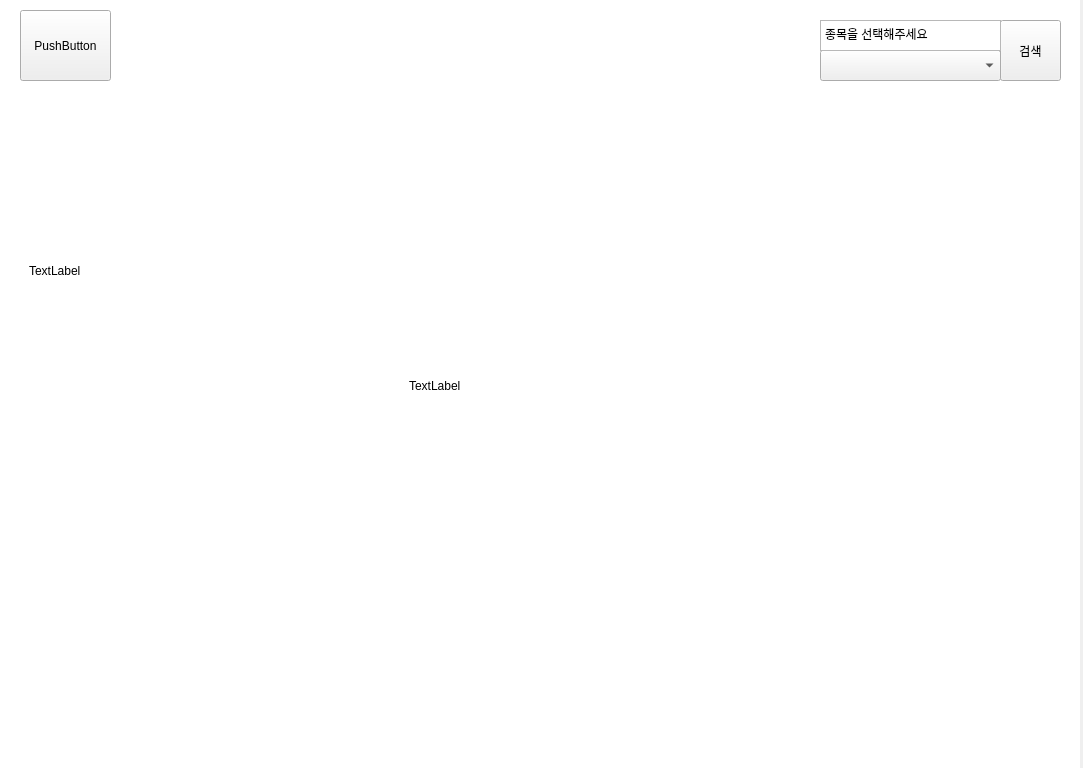
<?xml version="1.0" encoding="UTF-8"?>
<ui version="4.0">
 <class>MainWindow</class>
 <widget class="QMainWindow" name="MainWindow">
  <property name="geometry">
   <rect>
    <x>0</x>
    <y>0</y>
    <width>1083</width>
    <height>768</height>
   </rect>
  </property>
  <property name="windowTitle">
   <string>Dialog</string>
  </property>
  <widget class="QFrame" name="main_frame">
   <property name="geometry">
    <rect>
     <x>0</x>
     <y>0</y>
     <width>1080</width>
     <height>768</height>
    </rect>
   </property>
   <property name="styleSheet">
    <string notr="true">QFrame#main_frame{
background-color: rgb(255,255,255);
}

</string>
   </property>
   <widget class="QFrame" name="Wordcloud_box">
    <property name="geometry">
     <rect>
      <x>20</x>
      <y>100</y>
      <width>371</width>
      <height>341</height>
     </rect>
    </property>
    <property name="styleSheet">
     <string notr="true">background-color: '#D2E1FF';
boarder-color: rgb(0,0,0);
border-radius: 15px;
</string>
    </property>
    <layout class="QVBoxLayout" name="verticalLayout_2">
     <item>
      <widget class="QLabel" name="Wordcloud">
       <property name="text">
        <string>TextLabel</string>
       </property>
      </widget>
     </item>
    </layout>
   </widget>
   <widget class="QPushButton" name="return_btn">
    <property name="geometry">
     <rect>
      <x>20</x>
      <y>10</y>
      <width>91</width>
      <height>71</height>
     </rect>
    </property>
    <property name="text">
     <string>PushButton</string>
    </property>
   </widget>
   <widget class="QComboBox" name="cbox">
    <property name="geometry">
     <rect>
      <x>820</x>
      <y>50</y>
      <width>181</width>
      <height>31</height>
     </rect>
    </property>
   </widget>
   <widget class="QFrame" name="graph_box1">
    <property name="geometry">
     <rect>
      <x>400</x>
      <y>100</y>
      <width>311</width>
      <height>221</height>
     </rect>
    </property>
    <property name="styleSheet">
     <string notr="true">background-color: '#D2E1FF';
boarder-color: rgb(0,0,0);
border-radius: 15px;
</string>
    </property>
    <layout class="QVBoxLayout" name="verticalLayout_3">
     <item>
      <widget class="QGraphicsView" name="graph_1"/>
     </item>
    </layout>
   </widget>
   <widget class="QFrame" name="graphbox_2">
    <property name="geometry">
     <rect>
      <x>720</x>
      <y>100</y>
      <width>341</width>
      <height>221</height>
     </rect>
    </property>
    <property name="styleSheet">
     <string notr="true">background-color: '#D2E1FF';
boarder-color: rgb(0,0,0);
border-radius: 15px;
</string>
    </property>
    <layout class="QVBoxLayout" name="verticalLayout_4">
     <item>
      <widget class="QGraphicsView" name="graph_2"/>
     </item>
    </layout>
   </widget>
   <widget class="QFrame" name="logo_box">
    <property name="geometry">
     <rect>
      <x>400</x>
      <y>330</y>
      <width>211</width>
      <height>111</height>
     </rect>
    </property>
    <property name="styleSheet">
     <string notr="true">background-color: '#D2E1FF';
boarder-color: rgb(0,0,0);
border-radius: 15px;
</string>
    </property>
    <layout class="QVBoxLayout" name="verticalLayout_5">
     <item>
      <widget class="QLabel" name="olympic_logo">
       <property name="text">
        <string>TextLabel</string>
       </property>
      </widget>
     </item>
    </layout>
   </widget>
   <widget class="QFrame" name="graph_box4">
    <property name="geometry">
     <rect>
      <x>620</x>
      <y>330</y>
      <width>441</width>
      <height>421</height>
     </rect>
    </property>
    <property name="styleSheet">
     <string notr="true">background-color: '#D2E1FF';
boarder-color: rgb(0,0,0);
border-radius: 15px;
</string>
    </property>
    <layout class="QVBoxLayout" name="verticalLayout_6">
     <item>
      <widget class="QGraphicsView" name="graph_4"/>
     </item>
    </layout>
   </widget>
   <widget class="QFrame" name="graph_box3">
    <property name="geometry">
     <rect>
      <x>20</x>
      <y>450</y>
      <width>591</width>
      <height>301</height>
     </rect>
    </property>
    <property name="styleSheet">
     <string notr="true">background-color: '#D2E1FF';
boarder-color: rgb(0,0,0);
border-radius: 15px;
</string>
    </property>
    <layout class="QVBoxLayout" name="verticalLayout_7">
     <item>
      <widget class="QGraphicsView" name="graph_3"/>
     </item>
    </layout>
   </widget>
   <widget class="QPushButton" name="search_btn">
    <property name="geometry">
     <rect>
      <x>1000</x>
      <y>20</y>
      <width>61</width>
      <height>61</height>
     </rect>
    </property>
    <property name="text">
     <string>검색</string>
    </property>
   </widget>
   <widget class="QTextBrowser" name="textBrowser">
    <property name="geometry">
     <rect>
      <x>820</x>
      <y>20</y>
      <width>181</width>
      <height>31</height>
     </rect>
    </property>
    <property name="html">
     <string>&lt;!DOCTYPE HTML PUBLIC &quot;-//W3C//DTD HTML 4.0//EN&quot; &quot;http://www.w3.org/TR/REC-html40/strict.dtd&quot;&gt;
&lt;html&gt;&lt;head&gt;&lt;meta name=&quot;qrichtext&quot; content=&quot;1&quot; /&gt;&lt;style type=&quot;text/css&quot;&gt;
p, li { white-space: pre-wrap; }
&lt;/style&gt;&lt;/head&gt;&lt;body style=&quot; font-family:'Gulim'; font-size:9pt; font-weight:400; font-style:normal;&quot;&gt;
&lt;p style=&quot; margin-top:0px; margin-bottom:0px; margin-left:0px; margin-right:0px; -qt-block-indent:0; text-indent:0px;&quot;&gt;종목을 선택해주세요&lt;/p&gt;&lt;/body&gt;&lt;/html&gt;</string>
    </property>
   </widget>
  </widget>
 </widget>
 <resources/>
 <connections/>
</ui>
